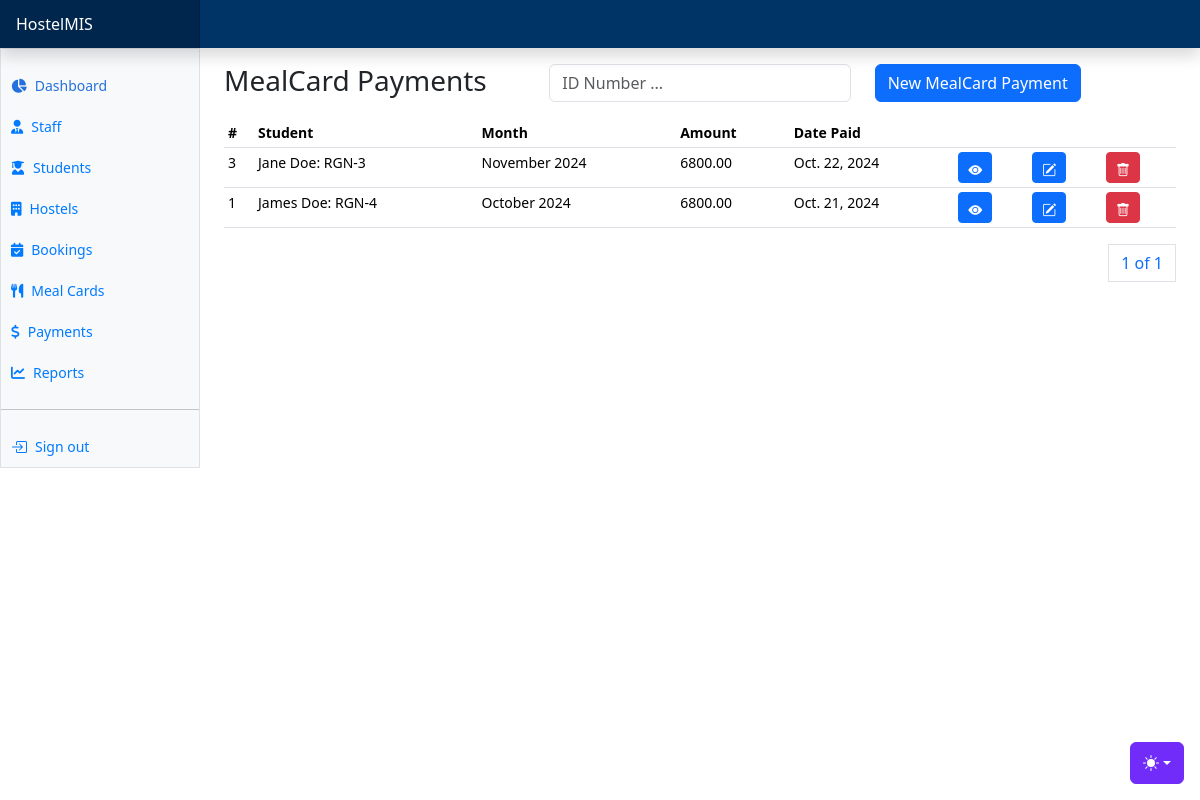
The page /payments/meal-card-payments/ on the database as committed earlier.
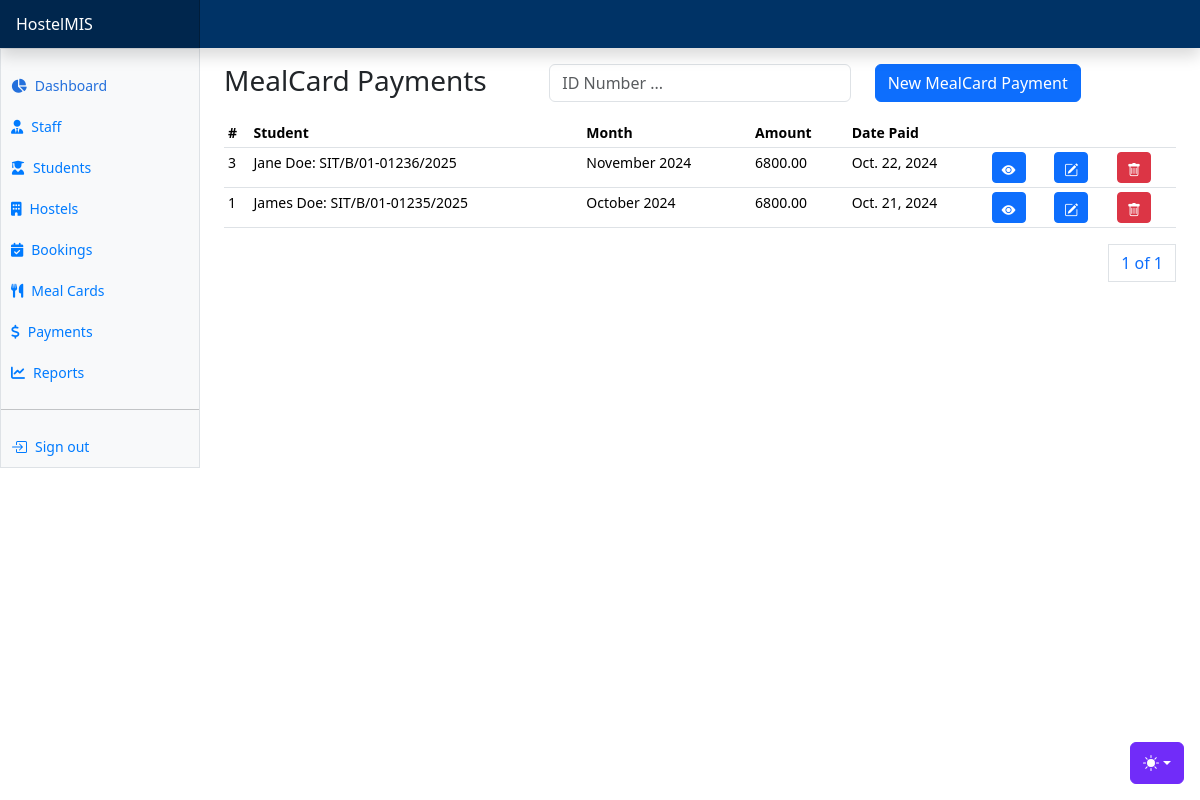
The same page on the database as committed later.
### apps/payments/models.py (models this page shows, shortened)
class MealCardPayment(AbsoluteBaseModel):
    card_number = models.CharField(max_length=255, null=True)
    mealcard = models.OneToOneField(
        "students.MealCard", on_delete=models.CASCADE, null=True
    )
    transaction_code = models.CharField(max_length=255, null=True)
    student = models.ForeignKey("students.Student", on_delete=models.CASCADE)
    amount = models.DecimalField(max_digits=10, decimal_places=2)
    month = models.CharField(max_length=255, choices=months, default=month_name)
    year = models.IntegerField(default=date_today.year)
    payment_date = models.DateField()

### apps/students/models.py (models this page shows)
class Student(AbsoluteBaseModel):
    user = models.OneToOneField("users.User", on_delete=models.CASCADE)
    registration_number = models.CharField(max_length=255)
    guardian_name = models.CharField(max_length=255, null=True)
    guardian_phone_number = models.CharField(max_length=255, null=True)
    status = models.CharField(max_length=255, choices=STUDENT_STATUS_CHOICES)
    room_assigned = models.ForeignKey("hostels.HostelRoom", on_delete=models.CASCADE, null=True)
    hostel_assigned = models.ForeignKey("hostels.Hostel", on_delete=models.CASCADE, null=True, related_name="hostelstudents")
    def __str__(self):
        return (
            f"{self.user.first_name} {self.user.last_name}: {self.registration_number}"
        )

### apps/users/models.py (models this page shows, shortened)
class User(AbstractUser, AbsoluteBaseModel):
    role = models.ForeignKey(UserRole, on_delete=models.CASCADE, null=True)
    gender = models.CharField(max_length=10, choices=GENDER_CHOICES)
    phone_number = models.CharField(max_length=255)
    address = models.CharField(max_length=255, null=True)
    city = models.CharField(max_length=255, null=True)
    country = models.CharField(max_length=255, null=True)
    date_of_birth = models.DateField(default="1999-10-10")

### apps/payments/views.py (the view)
# urls.py: path("meal-card-payments/", mealcard_payments, name="meal-card-payments"),
def mealcard_payments(request):
    meal_card_payments = MealCardPayment.objects.all().order_by("-created_on")
    paginator = Paginator(meal_card_payments, 10)
    page_number = request.GET.get("page")
    page_obj = paginator.get_page(page_number)
    context = {"page_obj": page_obj, "months": months}
    return render(request, "payments/mealcards/mealcard_payments.html", context)

### templates/payments/mealcards/mealcard_payments.html (shortened to what this page needs)
{% extends "base.html" %}
{% block content %}
<div class="row">
    <div class="col">
        <h3>MealCard Payments</h3>
    </div>
    <div class="col">
      <form method="POST">
        <div class="input-group mb-3">
            <div class="col">
              <input type="text" class="form-control" name="search_text" id="search_text" placeholder="ID Number ...">
            </div>
          </div>
      </form>
    </div>
    <div class="col">
      <button class="btn btn-primary" data-bs-toggle="modal" data-bs-target="#newMealCardPaymentModal">New MealCard Payment</button>
    </div>
</div>
      <div class="table-responsive small">
        <table class="table table-sm">
          <thead>
            <tr>
              <th scope="col">#</th>
              <th scope="col">Student</th>
              <th scope="col">Month</th>
              <th scope="col">Amount</th>
              <th scope="col">Date Paid</th>
              <th scope="col" colspan="3"></th>
            </tr>
          </thead>
          <tbody>
            {% for mealcard in page_obj %}
            <tr>
              <td>{{mealcard.id}}</td>
              <td>{{mealcard.student}}</td>
              <td>{{mealcard.month}} {{mealcard.year}}</td>
              <td>{{mealcard.amount}}</td>
              <td>{{mealcard.payment_date}}</td>
              <td>
                <a href="" class="btn btn-primary btn-sm"><i class="bi bi-eye-fill"></i></a>
              </td>
              <td><a class="btn btn-primary btn-sm" data-bs-toggle="modal" data-bs-target="#editMealCardPaymentModal{{ mealcard.id }}">
                <i class="bi bi-pencil-square"></i>
              </a></td>
              <td><a class="btn btn-danger btn-sm" data-bs-toggle="modal" data-bs-target="#deleteMealCardPaymentModal{{ mealcard.id }}">
                <i class="bi bi-trash"></i>
              </a></td>
            </tr>
            {% endfor %}
          </tbody>
        </table>
        <div>
          <nav aria-label="Page navigation example">
            <ul class="pagination justify-content-end">
              <a class="page-link" href="#">{{ page_obj.number }} of {{ page_obj.paginator.num_pages }}</a>
            </ul>
          </nav>
        </div>
      </div>
{% endblock content %}

Rows that differ between the two databases and show on the page:
changed through a linked row, MealCardPayment "November": student "Jane Doe: RGN-3" → "Jane Doe: SIT/B/01-01236/2025"
changed through a linked row, MealCardPayment "October": student "James Doe: RGN-4" → "James Doe: SIT/B/01-01235/2025"
